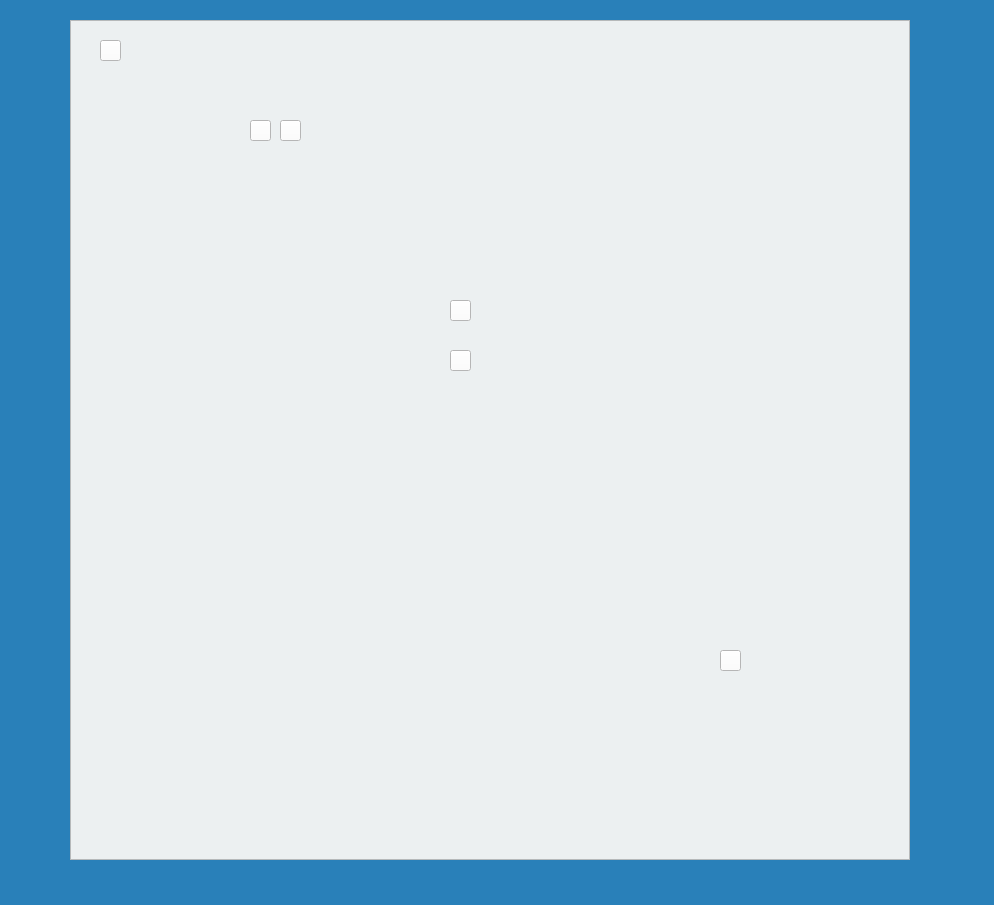
<?xml version="1.0" encoding="UTF-8"?>
<ui version="4.0">
 <class>MainWindow</class>
 <widget class="QMainWindow" name="MainWindow">
  <property name="geometry">
   <rect>
    <x>0</x>
    <y>0</y>
    <width>994</width>
    <height>905</height>
   </rect>
  </property>
  <property name="windowTitle">
   <string>MainWindow</string>
  </property>
  <property name="styleSheet">
   <string notr="true">QWidget{
 background-color:#2980b9;
}
QFrame{
background-color:#ecf0f1;
}
QLabel{
 background-color:#2980b9;
}
QPushButton{
	background:white;
}</string>
  </property>
  <widget class="QWidget" name="centralwidget">
   <widget class="QFrame" name="frame">
    <property name="geometry">
     <rect>
      <x>70</x>
      <y>20</y>
      <width>840</width>
      <height>840</height>
     </rect>
    </property>
    <property name="frameShape">
     <enum>QFrame::StyledPanel</enum>
    </property>
    <property name="frameShadow">
     <enum>QFrame::Raised</enum>
    </property>
    <widget class="QPushButton" name="enemy">
     <property name="geometry">
      <rect>
       <x>650</x>
       <y>630</y>
       <width>21</width>
       <height>21</height>
      </rect>
     </property>
     <property name="text">
      <string/>
     </property>
     <property name="icon">
      <iconset resource="bomber-ikony/icons.qrc">
       <normaloff>:/enemy.png</normaloff>:/enemy.png</iconset>
     </property>
     <property name="iconSize">
      <size>
       <width>21</width>
       <height>21</height>
      </size>
     </property>
    </widget>
    <widget class="QPushButton" name="user">
     <property name="geometry">
      <rect>
       <x>30</x>
       <y>20</y>
       <width>21</width>
       <height>21</height>
      </rect>
     </property>
     <property name="text">
      <string/>
     </property>
     <property name="icon">
      <iconset resource="bomber-ikony/icons.qrc">
       <normaloff>:/user.png</normaloff>:/user.png</iconset>
     </property>
     <property name="iconSize">
      <size>
       <width>21</width>
       <height>21</height>
      </size>
     </property>
    </widget>
    <widget class="QPushButton" name="wall_type1">
     <property name="geometry">
      <rect>
       <x>380</x>
       <y>330</y>
       <width>21</width>
       <height>21</height>
      </rect>
     </property>
     <property name="text">
      <string/>
     </property>
     <property name="icon">
      <iconset resource="bomber-ikony/icons.qrc">
       <normaloff>:/wall1.png</normaloff>:/wall1.png</iconset>
     </property>
     <property name="iconSize">
      <size>
       <width>21</width>
       <height>21</height>
      </size>
     </property>
    </widget>
    <widget class="QPushButton" name="wall_type2">
     <property name="geometry">
      <rect>
       <x>380</x>
       <y>280</y>
       <width>21</width>
       <height>21</height>
      </rect>
     </property>
     <property name="text">
      <string/>
     </property>
     <property name="icon">
      <iconset resource="bomber-ikony/icons.qrc">
       <normaloff>:/wall2.png</normaloff>:/wall2.png</iconset>
     </property>
     <property name="iconSize">
      <size>
       <width>21</width>
       <height>21</height>
      </size>
     </property>
    </widget>
    <widget class="QPushButton" name="bot">
     <property name="geometry">
      <rect>
       <x>180</x>
       <y>100</y>
       <width>21</width>
       <height>21</height>
      </rect>
     </property>
     <property name="text">
      <string/>
     </property>
     <property name="icon">
      <iconset resource="bomber-ikony/icons.qrc">
       <normaloff>:/soldier.png</normaloff>:/soldier.png</iconset>
     </property>
     <property name="iconSize">
      <size>
       <width>21</width>
       <height>21</height>
      </size>
     </property>
    </widget>
    <widget class="QPushButton" name="bot2">
     <property name="geometry">
      <rect>
       <x>210</x>
       <y>100</y>
       <width>21</width>
       <height>21</height>
      </rect>
     </property>
     <property name="text">
      <string/>
     </property>
     <property name="icon">
      <iconset resource="bomber-ikony/icons.qrc">
       <normaloff>:/thief.png</normaloff>:/thief.png</iconset>
     </property>
     <property name="iconSize">
      <size>
       <width>21</width>
       <height>21</height>
      </size>
     </property>
    </widget>
   </widget>
  </widget>
 </widget>
 <resources>
  <include location="bomber-ikony/icons.qrc"/>
 </resources>
 <connections/>
</ui>
